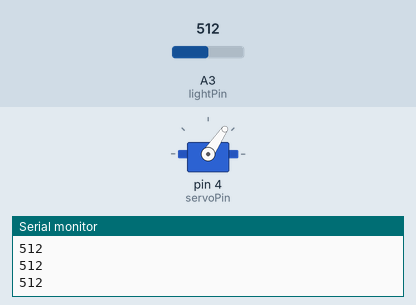
The sketch below on a simulated Arduino Uno, built with avr-gcc and run on an emulated ATmega328P. Parts: servo, the last lines printed to the serial monitor. Inputs (shaded band) come from the test bench; at power-on: A3 (lightPin) = 512.

Above: at 1.2 s.
1.3 s: A3 (lightPin) set to 716
At 2.9 s:
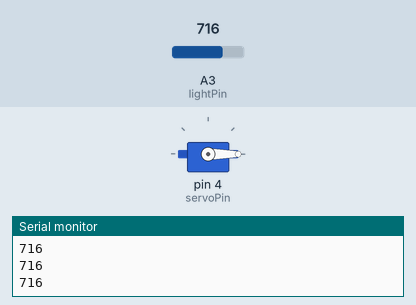
3.2 s: A3 (lightPin) set to 306
At 3.8 s:
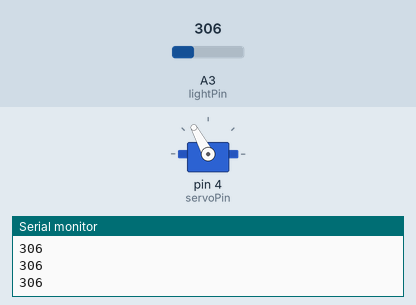
5.0 s: A3 (lightPin) set to 122
At 5.9 s:
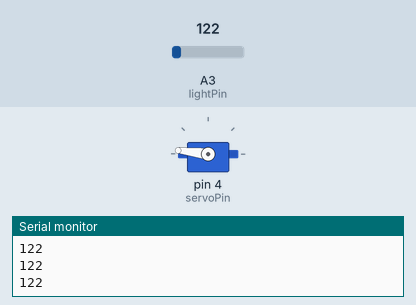
6.7 s: A3 (lightPin) set to 0
At 7.9 s:
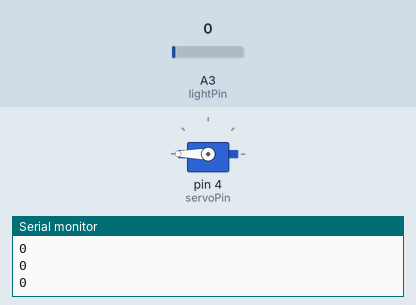
8.5 s: A3 (lightPin) set to 511
At 9.9 s:
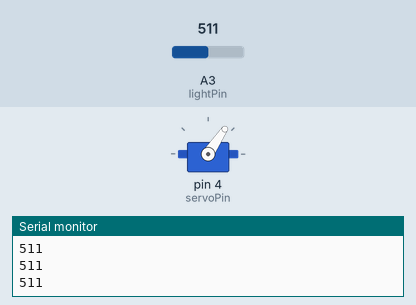
10.2 s: A3 (lightPin) set to 900
At 11.9 s:
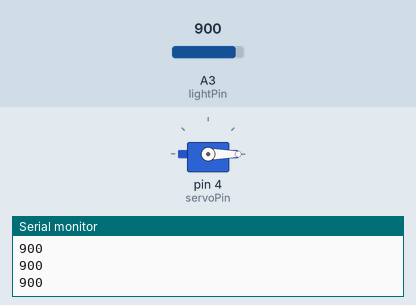
Timing chart, 0 to 13.0 s (numbered marks = the images above; inputs shaded):
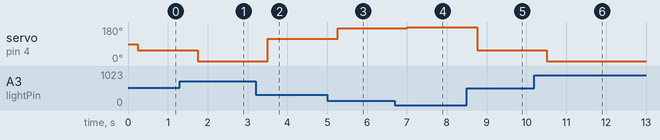

The sketch:

18._Servo_Motor_with_Photoresistor.ino
```cpp
#include <Servo.h>
int servoPin=4;
Servo myServo;
int t=250;
int lightVal;
int lightPin=A3;
float angleVal;

void setup() {
  // put your setup code here, to run once:
Serial.begin(9600);
pinMode(lightPin,INPUT);
pinMode(servoPin,OUTPUT);
myServo.attach(servoPin);
}

void loop() {
  // put your main code here, to run repeatedly:
lightVal=analogRead(lightPin);
Serial.println(lightVal);
delay(t);
angleVal=(-3.0/10.0)*(lightVal-700.0);
myServo.write(angleVal);
}
```

Measured:
- after the input at 1.3 s, servo on pin 4 (servoPin): 56° → 0° after 0.45 s
- after the input at 3.2 s, servo on pin 4 (servoPin): 0° → 118° after 0.31 s
- after the input at 5.0 s, servo on pin 4 (servoPin): 118° → 173° after 0.26 s
- after the input at 6.7 s, servo on pin 4 (servoPin): 173° → 180° after 0.31 s
- after the input at 8.5 s, servo on pin 4 (servoPin): 180° → 56° after 0.26 s
- after the input at 10.2 s, servo on pin 4 (servoPin): 56° → 0° after 0.32 s
